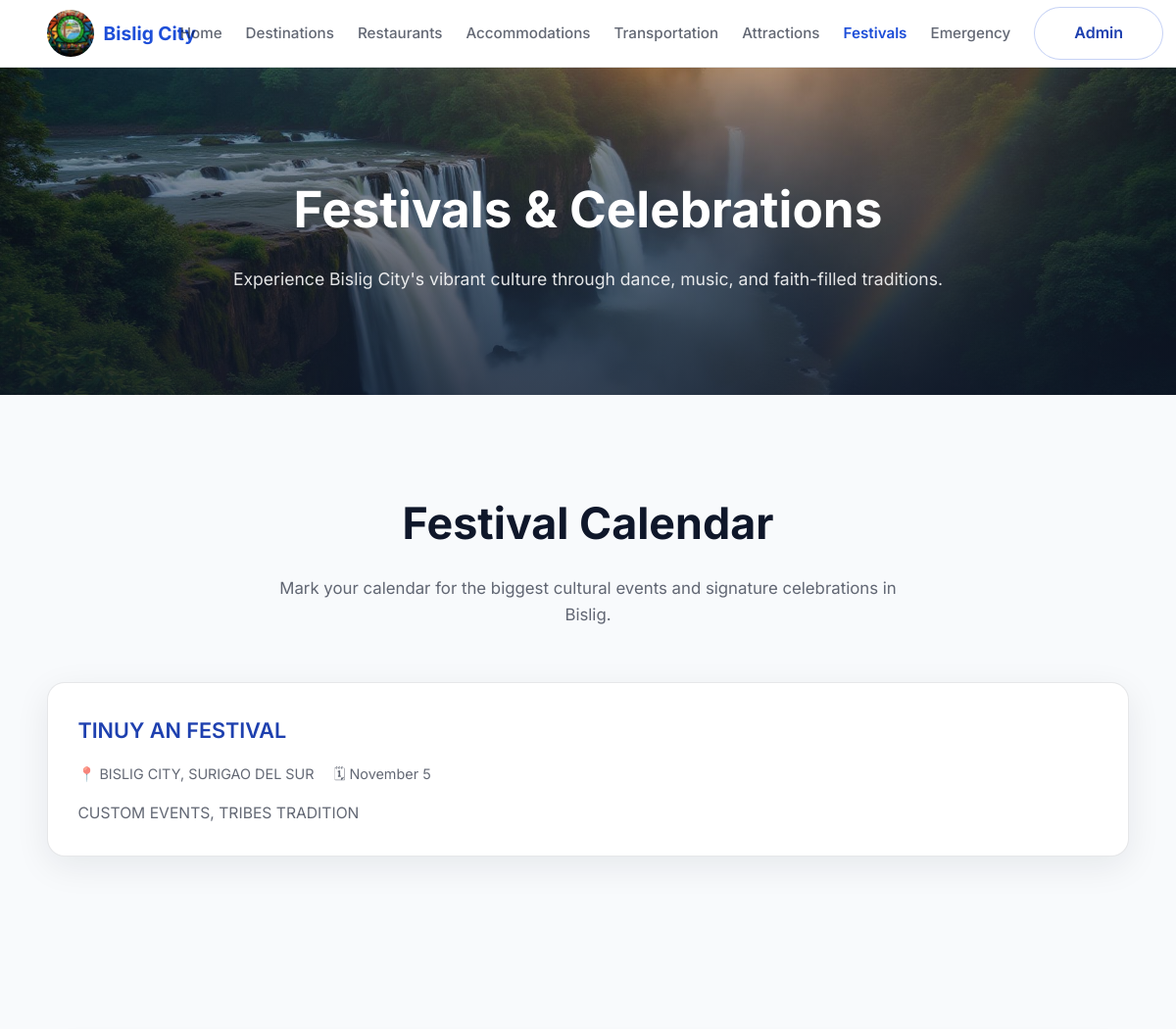
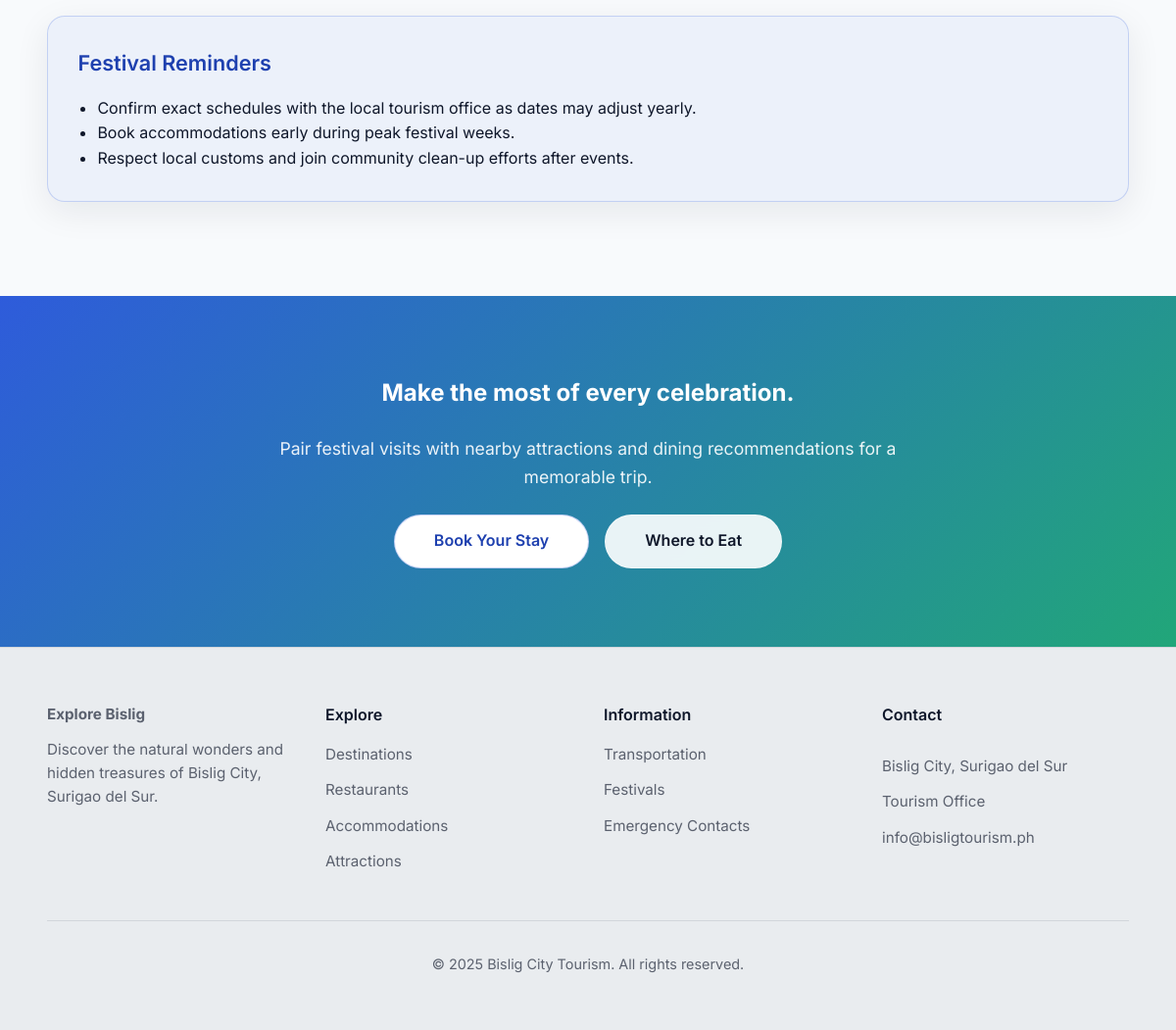
/festivals.php, run on the app's committed database (2 pictures, top to bottom).
### tables this page shows
CREATE TABLE `festivals` (
  `id` int(11) NOT NULL,
  `name` varchar(100) NOT NULL,
  `description` text NOT NULL,
  `location` varchar(100) NOT NULL,
  `date` varchar(50) DEFAULT NULL,
  `patron_saint` varchar(100) DEFAULT NULL,
  `created_at` timestamp NOT NULL DEFAULT current_timestamp(),
  `updated_at` timestamp NOT NULL DEFAULT current_timestamp() ON UPDATE current_timestamp()
);

### festivals.php (the view, shortened to what this page needs)
<?php
include 'admin/database.php';
$result = mysqli_query($conn, "SELECT * FROM festivals ORDER BY id DESC");
include 'header.php';
?>
    <main>
      <section class="page-hero" style="--hero-image: url('assets/tinuyan-falls-hero.jpg');">
        <div class="container">
          <h1>Festivals &amp; Celebrations</h1>
          <p>Experience Bislig City's vibrant culture through dance, music, and faith-filled traditions.</p>
        </div>
      </section>
      <section class="section">
        <div class="container">
          <header class="section-header">
            <h2>Festival Calendar</h2>
            <p>Mark your calendar for the biggest cultural events and signature celebrations in Bislig.</p>
          </header>
          <div class="grid three">
            <?php if (mysqli_num_rows($result) > 0): ?>
              <?php while ($row = mysqli_fetch_assoc($result)): ?>
                <article class="card">
                  <h3><?= htmlspecialchars($row['name']) ?></h3>
                  <div class="meta">
                    <span>📍 <?= htmlspecialchars($row['location']) ?></span>
                    <?php if (!empty($row['date'])): ?>
                      <span>🗓 <?= htmlspecialchars($row['date']) ?></span>
                    <?php endif; ?>
                  </div>
                  <p><?= htmlspecialchars($row['description']) ?></p>
                </article>
              <?php endwhile; ?>
            <?php else: ?>
              <div class="card">
                <p>No festivals available at the moment. Please check back later.</p>
              </div>
            <?php endif; ?>
          </div>
        </div>
      </section>
      <section class="section">
        <div class="container">
          <div class="card notice">
            <h3>Festival Reminders</h3>
            <ul>
              <li>Confirm exact schedules with the local tourism office as dates may adjust yearly.</li>
              <li>Book accommodations early during peak festival weeks.</li>
              <li>Respect local customs and join community clean-up efforts after events.</li>
            </ul>
          </div>
        </div>
      </section>
    </main>
    <section class="cta-section">
      <div class="container">
        <h2 class="weight-semibold">Make the most of every celebration.</h2>
        <p>Pair festival visits with nearby attractions and dining recommendations for a memorable trip.</p>
        <div class="button-row">
          <a class="btn btn-secondary" href="accommodations.php">Book Your Stay</a>
          <a class="btn btn-outline" href="restaurants.php">Where to Eat</a>
        </div>
      </div>
    </section>
    <?php include 'footer.php'; ?>
  </body>
</html>

### styles.css (style rules this page uses)
*, *::before, *::after { box-sizing: border-box; margin: 0; padding: 0; }
:root { --color-background: #f8fafc; --color-surface: #ffffff; --color-border: rgba(15, 23, 42, 0.1); --color-text: #0f172a; --color-muted: rgba(15, 23, 42, 0.65); --color-primary: #1d4ed8; --color-primary-dark: #1e40af; --color-accent: #0f9f6e; --shadow-soft: 0 10px 35px rgba(15, 23, 42, 0.08); --shadow-hover: 0 18px 45px rgba(15, 23, 42, 0.15); font-size: 16px; }
body { font-family: "Inter", "Segoe UI", system-ui, -apple-system, sans-serif; background: var(--color-background); color: var(--color-text); line-height: 1.6; min-height: 100vh; display: flex; flex-direction: column; }
a { color: inherit; text-decoration: none; }
.container { width: min(1120px, 92vw); margin: 0 auto; }
.button-row { display: flex; flex-wrap: wrap; gap: 1rem; justify-content: center; }
.btn { display: inline-flex; align-items: center; justify-content: center; padding: 0.85rem 2.5rem; border-radius: 999px; font-size: 1rem; font-weight: 600; transition: transform 0.25s ease, box-shadow 0.25s ease, background 0.25s ease, color 0.25s ease; cursor: pointer; border: 1px solid transparent; }
.btn-outline { background: rgba(255, 255, 255, 0.9); border-color: rgba(255, 255, 255, 0.35); color: var(--color-text); backdrop-filter: blur(6px); }
.btn-secondary { background: #ffffff; color: var(--color-primary-dark); border-color: rgba(29, 78, 216, 0.25); }
.page-hero { position: relative; padding: clamp(4.5rem, 10vw, 6.5rem) 0; text-align: center; color: #ffffff; overflow: hidden; }
.page-hero::before { content: ""; position: absolute; inset: 0; background-image: var(--hero-image, none); background-size: cover; background-position: center; z-index: -2; }
.page-hero::after { content: ""; position: absolute; inset: 0; background: linear-gradient(180deg, rgba(15, 23, 42, 0.35), rgba(15, 23, 42, 0.78)); z-index: -1; }
.page-hero .container { width: min(780px, 92vw); display: grid; gap: 1rem; }
.page-hero h1 { font-size: clamp(2.4rem, 6vw, 3.2rem); font-weight: 700; }
.page-hero p { font-size: clamp(1rem, 2.8vw, 1.1rem); color: rgba(255, 255, 255, 0.88); }
ul { padding-left: 1.25rem; list-style: disc; }
.section { padding: clamp(3.5rem, 8vw, 6rem) 0; }
.section-header { text-align: center; margin-bottom: 3.5rem; display: grid; gap: 1rem; }
.section-header h2 { font-size: clamp(2rem, 4vw, 2.8rem); font-weight: 700; }
.section-header p { color: var(--color-muted); font-size: 1.05rem; width: min(640px, 90vw); justify-self: center; }
.grid { display: grid; gap: 1.75rem; }
.grid.three { grid-template-columns: repeat(auto-fit, minmax(280px, 1fr)); }
.card { background: var(--color-surface); border-radius: 18px; border: 1px solid var(--color-border); padding: 1.9rem; box-shadow: var(--shadow-soft); display: grid; gap: 1rem; transition: transform 0.25s ease, box-shadow 0.25s ease; }
.card h3 { font-size: 1.35rem; font-weight: 600; color: var(--color-primary-dark); }
.card p { color: var(--color-muted); font-size: 0.98rem; }
.card .meta { display: flex; flex-wrap: wrap; gap: 0.75rem 1.25rem; font-size: 0.9rem; color: var(--color-muted); }
.card .meta span { display: inline-flex; align-items: center; gap: 0.4rem; }
.card.notice { background: rgba(29, 78, 216, 0.05); border: 1px solid rgba(29, 78, 216, 0.2); }
.cta-section { background: linear-gradient(135deg, rgba(29, 78, 216, 0.92), rgba(15, 159, 110, 0.92)); color: #ffffff; text-align: center; padding: clamp(3.5rem, 8vw, 5rem) 0; }
.cta-section .container { display: grid; gap: 1.5rem; width: min(720px, 94vw); }
.cta-section p { color: rgba(255, 255, 255, 0.9); font-size: 1.1rem; }
.weight-semibold { font-weight: 700; }

### data on the page
festivals: name "TINUY AN FESTIVAL", location "BISLIG CITY, SURIGAO DEL SUR", date "November 5", description "CUSTOM EVENTS, TRIBES TRADITION"
